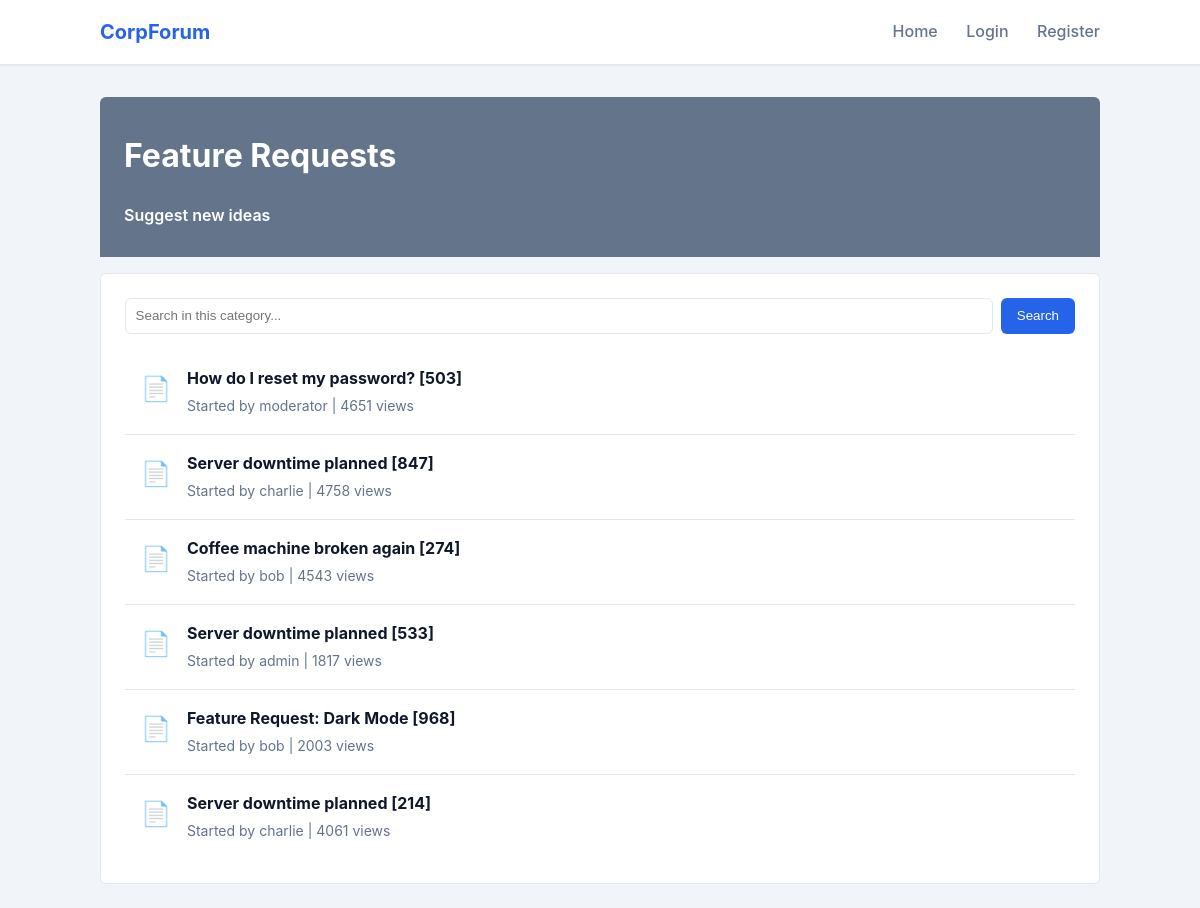
/category/features, run on the app's committed database.
### tables this page shows
CREATE TABLE categories (
    id INTEGER PRIMARY KEY AUTOINCREMENT,
    name TEXT NOT NULL,
    description TEXT,
    slug TEXT NOT NULL UNIQUE
);

CREATE TABLE threads (
    id INTEGER PRIMARY KEY AUTOINCREMENT,
    category_id INTEGER,
    user_id INTEGER,
    title TEXT NOT NULL,
    views INTEGER DEFAULT 0,
    is_pinned BOOLEAN DEFAULT 0,
    created_at TIMESTAMP DEFAULT CURRENT_TIMESTAMP,
    FOREIGN KEY (category_id) REFERENCES categories(id),
    FOREIGN KEY (user_id) REFERENCES users(id)
);

CREATE TABLE users (
    id INTEGER PRIMARY KEY AUTOINCREMENT,
    username TEXT NOT NULL UNIQUE,
    password TEXT NOT NULL,
    email TEXT,
    role TEXT DEFAULT 'user',
    reputation INTEGER DEFAULT 0,
    avatar TEXT,
    joined_at TIMESTAMP DEFAULT CURRENT_TIMESTAMP
);

### app2/app.py (the view)
@app.route('/category/<slug>')
def category_view(slug):
    db = get_db()
    cur = db.cursor()
    cur.execute("SELECT * FROM categories WHERE slug = ?", (slug,))
    category = cur.fetchone()
    if not category:
        return "Category not found", 404
    search_query = request.args.get('search')
    sql = f"""
        SELECT t.*, u.username
        FROM threads t
        JOIN users u ON t.user_id = u.id
        WHERE t.category_id = {category['id']}
    """
    if search_query:
        sql += f" AND (t.title LIKE '%{search_query}%')"
    sql += " ORDER BY t.is_pinned DESC, t.created_at DESC"
    try:
        cur.execute(sql)
        threads = cur.fetchall()
    except Exception as e:
        return f"Database Error: {e}"
    return render_template('category.html', category=category, threads=threads)

### app2/app.py (called while the page is built)
def get_db():
    db = getattr(g, '_database', None)
    if db is None:
        db = g._database = sqlite3.connect(app.config['DATABASE'])
        db.row_factory = sqlite3.Row
    return db

@app.teardown_appcontext
def close_connection(exception):
    db = getattr(g, '_database', None)
    if db is not None:
        db.close()

@app.context_processor
def inject_user():
    user = None
    if 'user_id' in session:
        cur = get_db().cursor()
        cur.execute("SELECT * FROM users WHERE id = ?", (session['user_id'],))
        user = cur.fetchone()
    return dict(current_user=user)

### app2/templates/category.html (shortened to what this page needs)
{% extends "base.html" %}
{% block content %}
<div class="category-header">
    <h1>{{ category['name'] }}</h1>
    <p>{{ category['description'] }}</p>
</div>
<div class="card" style="margin-top: 1rem;">
    <form method="GET" class="input-group" style="display: flex; gap: 0.5rem;">
        <input type="text" name="search" placeholder="Search in this category..." class="input-control">
        <button type="submit" class="btn">Search</button>
    </form>
    {% for thread in threads %}
    <div class="thread-item">
        <div class="thread-icon">{{ '📌' if thread['is_pinned'] else '📄' }}</div>
        <div class="thread-content">
            <h4><a href="{{ url_for('thread_view', thread_id=thread['id']) }}">{{ thread['title'] | safe }}</a></h4>
            <div class="thread-meta">
                Started by {{ thread['username'] }} | {{ thread['views'] }} views
            </div>
        </div>
    </div>
    {% else %}
    <p style="padding: 1rem; color: #64748b;">No discussions found.</p>
    {% endfor %}
</div>
{% endblock %}

### app2/static/css/style.css (style rules this page uses)
:root { --primary: #2563eb; --primary-dark: #1d4ed8; --secondary: #64748b; --bg-body: #f1f5f9; --bg-card: #ffffff; --text-main: #0f172a; --text-muted: #64748b; --border: #e2e8f0; --radius: 6px; }
body { font-family: -apple-system, BlinkMacSystemFont, "Segoe UI", Roboto, Helvetica, Arial, sans-serif; background-color: var(--bg-body); color: var(--text-main); line-height: 1.6; margin: 0; }
.card { background: var(--bg-card); border: 1px solid var(--border); border-radius: var(--radius); padding: 1.5rem; margin-bottom: 1.5rem; }
.btn { display: inline-block; padding: 0.5rem 1rem; background-color: var(--primary); color: white; text-decoration: none; border-radius: var(--radius); border: none; cursor: pointer; font-weight: 500; }
.input-group { margin-bottom: 1rem; }
.input-control { width: 100%; padding: 0.6rem; border: 1px solid var(--border); border-radius: var(--radius); box-sizing: border-box; }
.category-header { background: var(--secondary); color: white; padding: 0.75rem 1.5rem; border-radius: var(--radius) var(--radius) 0 0; font-weight: 600; }
.thread-item { padding: 1rem; border-bottom: 1px solid var(--border); display: flex; gap: 1rem; }
.thread-item:last-child { border-bottom: none; }
.thread-icon { font-size: 1.5rem; color: var(--text-muted); padding-top: 0.25rem; }
.thread-content h4 { margin: 0 0 0.25rem 0; }
.thread-content h4 a { text-decoration: none; color: var(--text-main); }
.thread-meta { font-size: 0.875rem; color: var(--text-muted); }

### data on the page
categories: name "Feature Requests", description "Suggest new ideas"
threads: is_pinned "📄", title "How do I reset my password? [503]", username "moderator", views "4651"
threads: is_pinned "📄", title "Server downtime planned [847]", username "charlie", views "4758"
threads: is_pinned "📄", title "Coffee machine broken again [274]", username "bob", views "4543"
threads: is_pinned "📄", title "Server downtime planned [533]", username "admin", views "1817"
threads: is_pinned "📄", title "Feature Request: Dark Mode [968]", username "bob", views "2003"
threads: is_pinned "📄", title "Server downtime planned [214]", username "charlie", views "4061"
